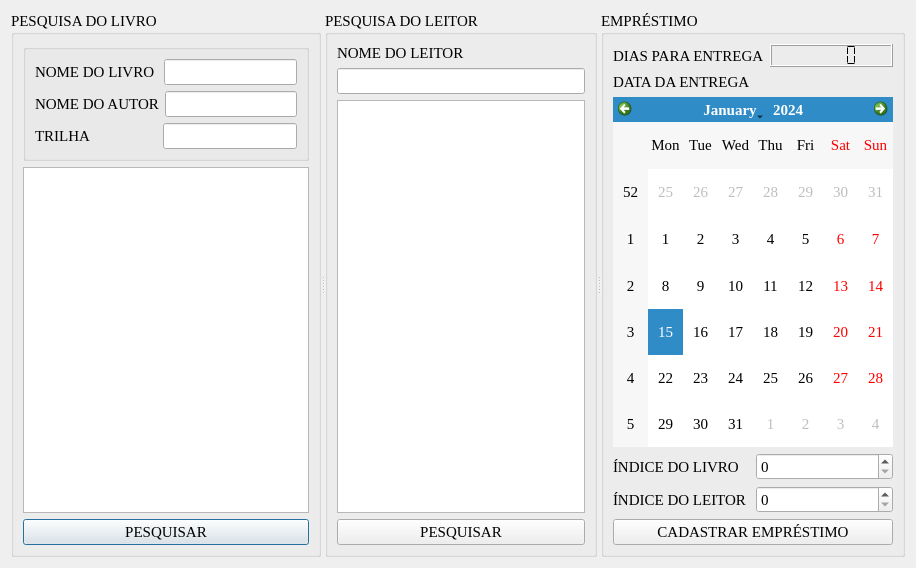
<?xml version="1.0" encoding="UTF-8"?>
<ui version="4.0">
 <class>Emprestimos</class>
 <widget class="QDialog" name="Emprestimos">
  <property name="geometry">
   <rect>
    <x>0</x>
    <y>0</y>
    <width>916</width>
    <height>568</height>
   </rect>
  </property>
  <property name="windowTitle">
   <string>EMPRÉSTIMO</string>
  </property>
  <layout class="QGridLayout" name="gridLayout">
   <item row="0" column="0">
    <widget class="QSplitter" name="splitter">
     <property name="orientation">
      <enum>Qt::Horizontal</enum>
     </property>
     <widget class="QGroupBox" name="groupBox_2">
      <property name="font">
       <font>
        <family>Times New Roman</family>
        <pointsize>11</pointsize>
       </font>
      </property>
      <property name="title">
       <string>PESQUISA DO LIVRO</string>
      </property>
      <layout class="QVBoxLayout" name="verticalLayout_4">
       <item>
        <widget class="QGroupBox" name="groupBox">
         <property name="font">
          <font>
           <family>Times New Roman</family>
           <pointsize>11</pointsize>
          </font>
         </property>
         <property name="title">
          <string/>
         </property>
         <layout class="QVBoxLayout" name="verticalLayout">
          <item>
           <layout class="QHBoxLayout" name="horizontalLayout">
            <item>
             <widget class="QLabel" name="label_2">
              <property name="font">
               <font>
                <family>Times New Roman</family>
                <pointsize>11</pointsize>
               </font>
              </property>
              <property name="text">
               <string>NOME DO LIVRO </string>
              </property>
             </widget>
            </item>
            <item>
             <widget class="QLineEdit" name="NOME_LIVRO">
              <property name="font">
               <font>
                <family>Times New Roman</family>
                <pointsize>11</pointsize>
               </font>
              </property>
             </widget>
            </item>
           </layout>
          </item>
          <item>
           <layout class="QHBoxLayout" name="horizontalLayout_2">
            <item>
             <widget class="QLabel" name="label_3">
              <property name="font">
               <font>
                <family>Times New Roman</family>
                <pointsize>11</pointsize>
               </font>
              </property>
              <property name="text">
               <string>NOME DO AUTOR</string>
              </property>
             </widget>
            </item>
            <item>
             <widget class="QLineEdit" name="NOME_AUTOR">
              <property name="font">
               <font>
                <family>Times New Roman</family>
                <pointsize>11</pointsize>
               </font>
              </property>
             </widget>
            </item>
           </layout>
          </item>
          <item>
           <layout class="QHBoxLayout" name="horizontalLayout_3">
            <item>
             <widget class="QLabel" name="label_4">
              <property name="font">
               <font>
                <family>Times New Roman</family>
                <pointsize>11</pointsize>
               </font>
              </property>
              <property name="text">
               <string>TRILHA                  </string>
              </property>
             </widget>
            </item>
            <item>
             <widget class="QLineEdit" name="TRILHA">
              <property name="font">
               <font>
                <family>Times New Roman</family>
                <pointsize>11</pointsize>
               </font>
              </property>
             </widget>
            </item>
           </layout>
          </item>
         </layout>
        </widget>
       </item>
       <item>
        <widget class="QTableView" name="tableView"/>
       </item>
       <item>
        <widget class="QPushButton" name="pushButton">
         <property name="font">
          <font>
           <family>Times New Roman</family>
           <pointsize>11</pointsize>
          </font>
         </property>
         <property name="text">
          <string>PESQUISAR</string>
         </property>
        </widget>
       </item>
      </layout>
     </widget>
     <widget class="QGroupBox" name="groupBox_4">
      <property name="font">
       <font>
        <family>Times New Roman</family>
        <pointsize>11</pointsize>
       </font>
      </property>
      <property name="title">
       <string>PESQUISA DO LEITOR </string>
      </property>
      <layout class="QVBoxLayout" name="verticalLayout_2">
       <item>
        <widget class="QLabel" name="label">
         <property name="font">
          <font>
           <family>Times New Roman</family>
           <pointsize>11</pointsize>
          </font>
         </property>
         <property name="text">
          <string>NOME DO LEITOR </string>
         </property>
        </widget>
       </item>
       <item>
        <widget class="QLineEdit" name="NOME_REQUERENTE">
         <property name="font">
          <font>
           <family>Times New Roman</family>
           <pointsize>11</pointsize>
          </font>
         </property>
        </widget>
       </item>
       <item>
        <widget class="QTableView" name="tableView_2"/>
       </item>
       <item>
        <widget class="QPushButton" name="pushButton_3">
         <property name="font">
          <font>
           <family>Times New Roman</family>
           <pointsize>11</pointsize>
          </font>
         </property>
         <property name="text">
          <string>PESQUISAR</string>
         </property>
        </widget>
       </item>
      </layout>
     </widget>
     <widget class="QGroupBox" name="groupBox_3">
      <property name="font">
       <font>
        <family>Times New Roman</family>
        <pointsize>11</pointsize>
       </font>
      </property>
      <property name="title">
       <string>EMPRÉSTIMO</string>
      </property>
      <layout class="QVBoxLayout" name="verticalLayout_3">
       <item>
        <layout class="QHBoxLayout" name="horizontalLayout_4">
         <item>
          <widget class="QLabel" name="label_8">
           <property name="font">
            <font>
             <family>Times New Roman</family>
             <pointsize>11</pointsize>
            </font>
           </property>
           <property name="text">
            <string>DIAS PARA ENTREGA</string>
           </property>
          </widget>
         </item>
         <item>
          <widget class="QLCDNumber" name="lcdNumber">
           <property name="segmentStyle">
            <enum>QLCDNumber::Flat</enum>
           </property>
          </widget>
         </item>
        </layout>
       </item>
       <item>
        <widget class="QLabel" name="label_6">
         <property name="font">
          <font>
           <family>Times New Roman</family>
           <pointsize>11</pointsize>
          </font>
         </property>
         <property name="text">
          <string>DATA DA ENTREGA</string>
         </property>
        </widget>
       </item>
       <item>
        <widget class="QCalendarWidget" name="CALENDAR"/>
       </item>
       <item>
        <layout class="QHBoxLayout" name="horizontalLayout_8">
         <item>
          <widget class="QLabel" name="label_10">
           <property name="font">
            <font>
             <family>Times New Roman</family>
             <pointsize>11</pointsize>
            </font>
           </property>
           <property name="text">
            <string>ÍNDICE DO LIVRO</string>
           </property>
          </widget>
         </item>
         <item>
          <widget class="QSpinBox" name="INDICE_LIVRO">
           <property name="font">
            <font>
             <family>Times New Roman</family>
             <pointsize>11</pointsize>
            </font>
           </property>
          </widget>
         </item>
        </layout>
       </item>
       <item>
        <layout class="QHBoxLayout" name="horizontalLayout_10">
         <item>
          <widget class="QLabel" name="label_11">
           <property name="font">
            <font>
             <family>Times New Roman</family>
             <pointsize>11</pointsize>
            </font>
           </property>
           <property name="text">
            <string>ÍNDICE DO LEITOR </string>
           </property>
          </widget>
         </item>
         <item>
          <widget class="QSpinBox" name="INDICE_REQUERENTE">
           <property name="font">
            <font>
             <family>Times New Roman</family>
             <pointsize>11</pointsize>
            </font>
           </property>
          </widget>
         </item>
        </layout>
       </item>
       <item>
        <widget class="QPushButton" name="pushButton_2">
         <property name="font">
          <font>
           <family>Times New Roman</family>
           <pointsize>11</pointsize>
          </font>
         </property>
         <property name="text">
          <string>CADASTRAR EMPRÉSTIMO</string>
         </property>
        </widget>
       </item>
      </layout>
     </widget>
    </widget>
   </item>
  </layout>
 </widget>
 <resources/>
 <connections/>
</ui>
